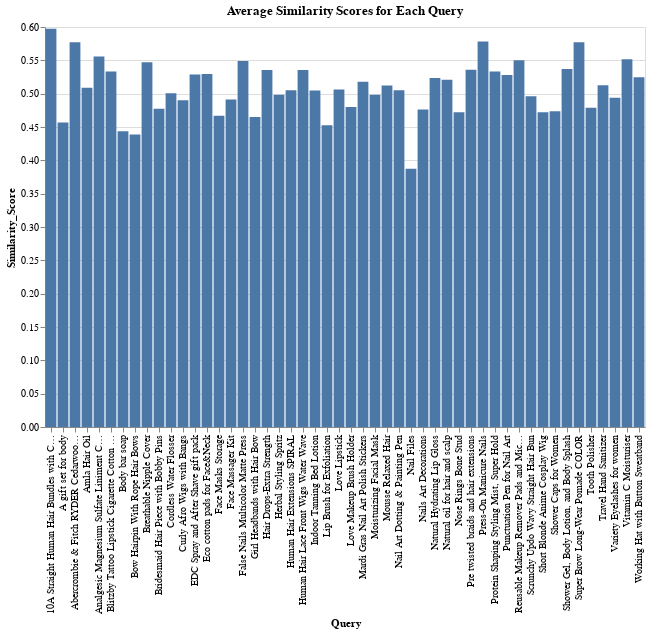

The cell this chart's notebook holds for it:
### Code cell
import altair as alt

# Group by query and calculate the average similarity score
average_similarity = results_df.groupby('Query')['Similarity_Score'].mean().reset_index()

# Create the Altair chart
chart = alt.Chart(average_similarity).mark_bar().encode(
    x='Query',
    y='Similarity_Score'
).properties(
    title='Average Similarity Scores for Each Query',
    width=600,
    height=400
)

chart

### Figure 1 — Vega-Lite specification as saved in the notebook (floating-point values rounded to 4 significant figures)
{"config": {"view": {"continuousWidth": 300, "continuousHeight": 300}}, "data": {"name": "data-6eb4a85a51c6d095bdd12f1e3803c825"}, "mark": {"type": "bar"}, "encoding": {"x": {"field": "Query", "type": "nominal"}, "y": {"field": "Similarity_Score", "type": "quantitative"}}, "height": 400, "title": "Average Similarity Scores for Each Query", "width": 600, "$schema": "https://vega.github.io/schema/vega-lite/v5.20.1.json", "datasets": {"data-6eb4a85a51c6d095bdd12f1e3803c825": [{"Query": "10A Straight Human Hair Bundles with Closure", "Similarity_Score": 0.5974}, {"Query": "A gift set for body", "Similarity_Score": 0.4568}, {"Query": "Abercrombie & Fitch RYDER Cedarwood Musk Fragrance", "Similarity_Score": 0.5771}, {"Query": "Amla Hair Oil", "Similarity_Score": 0.509}, {"Query": "Analgesic Magnesium Sulfate Liniment Cream", "Similarity_Score": 0.5559}, {"Query": "Blitzby Tattoo Lipstick Cigarette Cotton Swab", "Similarity_Score": 0.5332}, {"Query": "Body bar soap", "Similarity_Score": 0.4437}, {"Query": "Bow Hairpin With Rope Hair Bows", "Similarity_Score": 0.4389}, {"Query": "Breathable Nipple Cover ", "Similarity_Score": 0.5469}, {"Query": "Bridesmaid Hair Piece with Bobby Pins", "Similarity_Score": 0.4775}, {"Query": "Cordless Water Flosser", "Similarity_Score": 0.5005}, {"Query": "Curly Afro Wigs with Bangs", "Similarity_Score": 0.4901}, {"Query": "EDC Spray and After Shave gift pack", "Similarity_Score": 0.5287}, {"Query": "Eco cotton pads for Face&Neck", "Similarity_Score": 0.5294}, {"Query": "Face Masks Storage", "Similarity_Score": 0.467}, {"Query": "Face Massager Kit", "Similarity_Score": 0.4913}, {"Query": "False Nails Multicolor Matte Press ", "Similarity_Score": 0.5492}, {"Query": "Girl Headbands with Hair Bow", "Similarity_Score": 0.4649}, {"Query": "Hair Drops-Extra Strength", "Similarity_Score": 0.5354}, {"Query": "Herbal Styling Spritz", "Similarity_Score": 0.4985}, {"Query": "Human Hair Extensions SPIRAL", "Similarity_Score": 0.5049}, {"Query": "Human Hair Lace Front Wigs Water Wave", "Similarity_Score": 0.5353}, {"Query": "Indoor Tanning Bed Lotion", "Similarity_Score": 0.5046}, {"Query": "Lip Brush for Exfoliation", "Similarity_Score": 0.4526}, {"Query": "Love Lipstick", "Similarity_Score": 0.5063}, {"Query": "Love Makeup Brush Holder", "Similarity_Score": 0.4799}, {"Query": "Mardi Gras Nail Art Polish Stickers", "Similarity_Score": 0.518}, {"Query": "Moisturizing Facial Mask", "Similarity_Score": 0.4982}, {"Query": "Mousse Relaxed Hair", "Similarity_Score": 0.5122}, {"Query": "Nail Art Dotting & Painting Pen", "Similarity_Score": 0.505}, {"Query": "Nail Files", "Similarity_Score": 0.3872}, {"Query": "Nails Art Decorations ", "Similarity_Score": 0.4762}, {"Query": "Natural Hydrating Lip Gloss", "Similarity_Score": 0.5234}, {"Query": "Natural oil for hair and scalp", "Similarity_Score": 0.521}, {"Query": "Nose Rings Bone Stud", "Similarity_Score": 0.472}, {"Query": "Pre twisted braids and hair extensions", "Similarity_Score": 0.5359}, {"Query": "Press-On Manicure Nails", "Similarity_Score": 0.5783}, {"Query": "Protein Shaping Styling Mist, Super Hold", "Similarity_Score": 0.5331}, {"Query": "Punctuation Pen for Nail Art", "Similarity_Score": 0.528}, {"Query": "Reusable Makeup Remover Pads and Microfiber Face Cleansing Gloves", "Similarity_Score": 0.5501}, {"Query": "Scrunchy Updo Wavy Straight Hair Bun", "Similarity_Score": 0.4963}, {"Query": "Short Blonde Anime Cosplay Wig ", "Similarity_Score": 0.4722}, {"Query": "Shower Caps for Women", "Similarity_Score": 0.4735}, {"Query": "Shower Gel, Body Lotion, and Body Splash", "Similarity_Score": 0.5369}, {"Query": "Super Brow Long-Wear Pomade COLOR", "Similarity_Score": 0.5772}, {"Query": "Tooth Polisher", "Similarity_Score": 0.479}, {"Query": "Travel Hand Sanitizer", "Similarity_Score": 0.5127}, {"Query": "Variety Eyelashes for women", "Similarity_Score": 0.4939}, {"Query": "Vitamin C Moisturiser", "Similarity_Score": 0.5517}, {"Query": "Working Hat with Button Sweatband", "Similarity_Score": 0.5248}]}}
